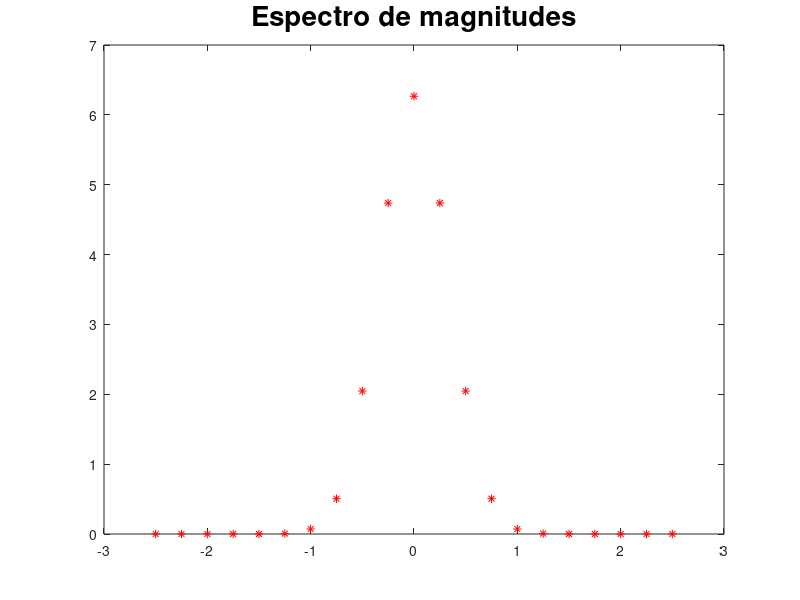

Write the MATLAB code that produced this figure.
%Questão 1.d)

% Intervalo
dt=0.2;

% Dados basicos
t=-2:dt:2;
v=exp(-2*t.^2);
%plot (t, v, "rx", "linewidth", 10);
%title("v(t) por t - 1.d)", "fontsize", 20);
%label("t", "fontsize", 18);
%ylabel("v(t)", "fontsize", 18);

f=-2.5:(1/4):2.5;
V = fft(v)
V = fftshift(V);
modV = abs(V);
plot(f, modV, "r*")
title("Espectro de magnitudes", "fontsize", 20);

